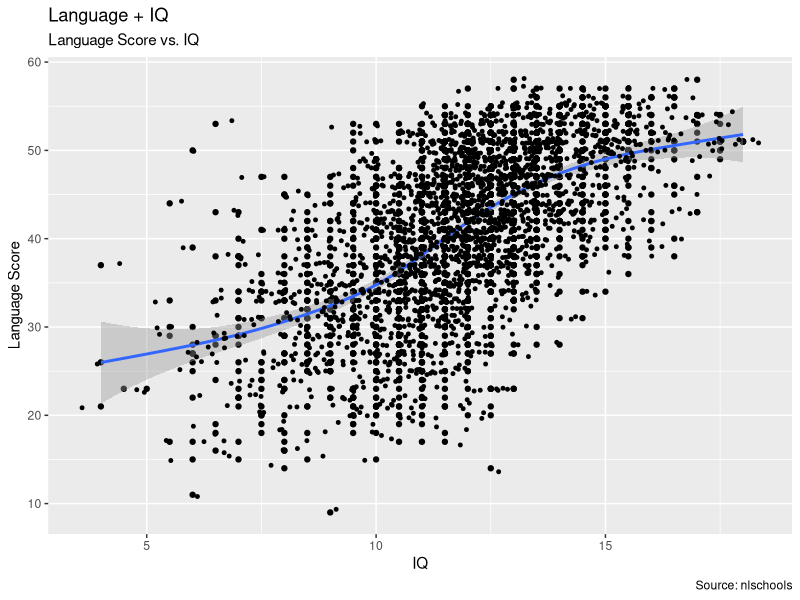
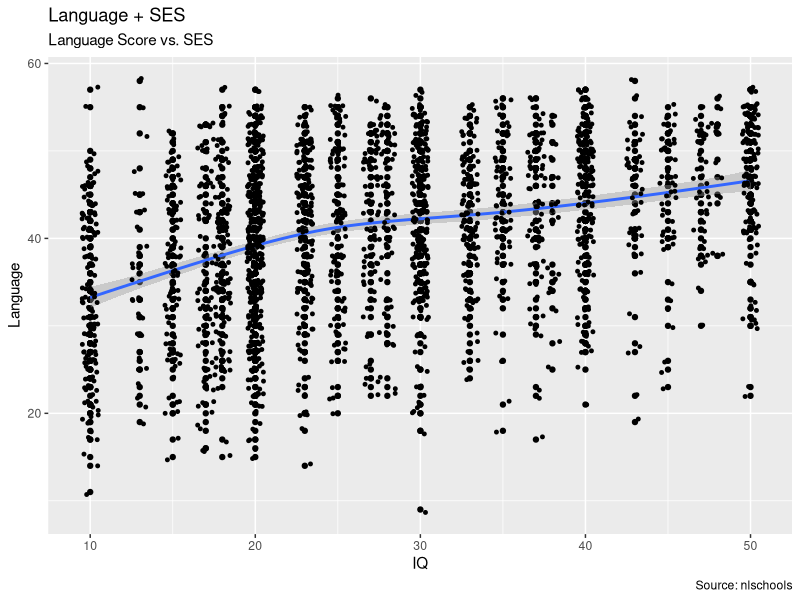
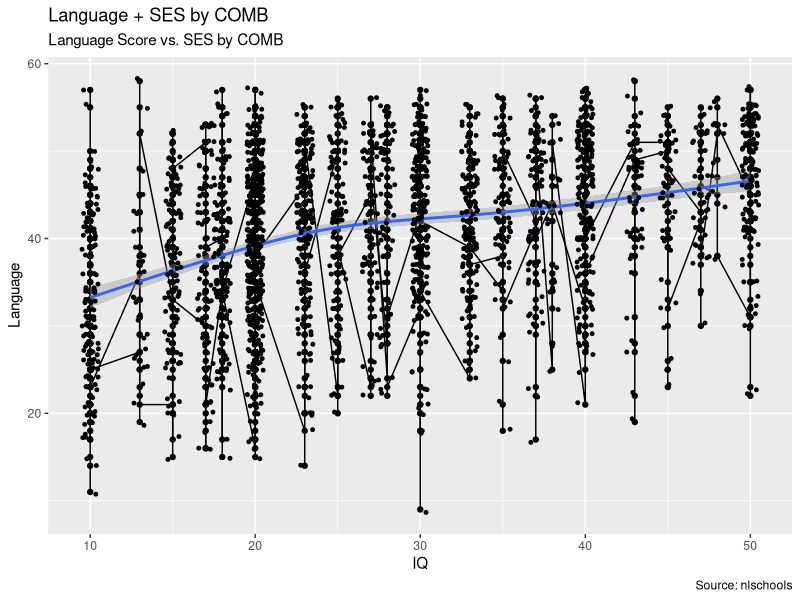

Here is the R script that generated these plots, in order:
## ---- chunk 1
library("MASS")
library(ggplot2)
library(plyr)

#nlschools
## ---- chunk 2
p1 <- ggplot(data = nlschools, mapping = aes(x = IQ , y = lang))

# language score and verbal IQ
p1 + 
  geom_point(aes()) +
  geom_smooth(show.legend = TRUE, method = 'gam') +
  geom_jitter(width = .5, size=1) +
    labs(subtitle="Language Score vs. IQ", 
       x="IQ",
       y="Language Score",
       title="Language + IQ", 
       caption="Source: nlschools")
## ---- chunk 3
# language score and SES
p2 <-  ggplot(data = nlschools, mapping = aes(x = SES, y = lang))

p2 +
  geom_point(aes()) +
  geom_smooth(show.legend = TRUE, method = 'gam') +
  geom_jitter(width = .5, size=1) +
    labs(subtitle="Language Score vs. SES", 
       x="IQ",
       y="Language",
       title="Language + SES", 
       caption="Source: nlschools")
## ---- chunk 4
# language score and SES grouped by COMB
p2 +
  geom_point(aes()) +
  geom_line(aes(group = COMB)) +
  geom_smooth(show.legend = TRUE, method = 'gam') +
  geom_jitter(width = .5, size=1) +
    labs(subtitle="Language Score vs. SES by COMB", 
       x="IQ",
       y="Language",
       title="Language + SES by COMB", 
       caption="Source: nlschools")

